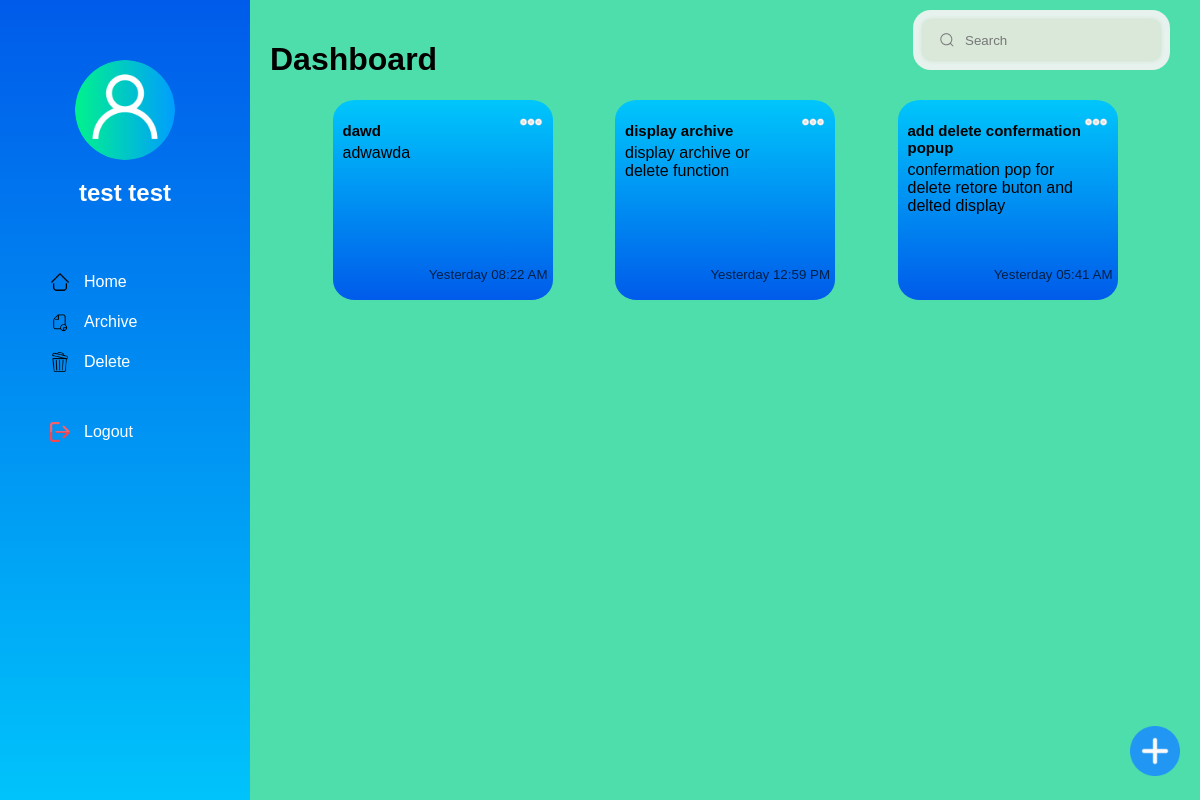
Page /home.php (signed in) on the committed database.
### tables this page shows
CREATE TABLE `users` (
  `user_id` int(11) NOT NULL,
  `username` varchar(50) NOT NULL,
  `email` varchar(100) NOT NULL,
  `password` varchar(100) NOT NULL,
  `registration_date` timestamp NOT NULL DEFAULT current_timestamp(),
  `first_name` varchar(50) DEFAULT NULL,
  `last_name` varchar(50) DEFAULT NULL,
  `gender` enum('Male','Female','Other') DEFAULT NULL,
  `birthdate` date DEFAULT NULL,
  `profile_image` varchar(255) DEFAULT NULL
);

CREATE TABLE `notes` (
  `note_id` int(11) NOT NULL,
  `user_id` int(11) NOT NULL,
  `title` varchar(255) NOT NULL,
  `text` text NOT NULL,
  `created_at` timestamp NOT NULL DEFAULT current_timestamp(),
  `updated_at` timestamp NOT NULL DEFAULT current_timestamp() ON UPDATE current_timestamp()
);

### bars/time.php (called while the page is built)
<?php
function formatUpdateTime($updated_at) {
    $updated_time = strtotime($updated_at);
    $current_time = time();
    $time_difference = $current_time - $updated_time;
    $hours_difference = floor($time_difference / (60 * 60));
    $days_difference = floor($time_difference / (60 * 60 * 24));
    $weeks_difference = floor($time_difference / (60 * 60 * 24 * 7));
    $is_new_day = date("Y-m-d", $updated_time) != date("Y-m-d", $current_time);
    if ($hours_difference < 5 && !$is_new_day) {
        return date("h:i A", $updated_time);
    } elseif ($is_new_day) {
        return "Yesterday " . date("h:i A", $updated_time);
    } elseif ($days_difference == 0) {
        return "Today " . date("h:i A", $updated_time);
    } elseif ($days_difference >= 2 && $days_difference < 7) {
        return date("l h:i A", $updated_time);
    } elseif ($weeks_difference < 1) {
        return date("F j, Y", $updated_time);
    } else {
        return date("F j, Y", $updated_time);
    }
}
?>

### home.php (the view, shortened to what this page needs)
<?php
include_once 'connection/config.php';
include 'bars/time.php';
?>
<!DOCTYPE html>
<html lang="en">
<head>
    <link rel="stylesheet" href="css/style.css">
</head>
<body>
<?php include 'bars/sidebar.php'; ?>
<div class="content">
    <?php include 'bars/search.php'?>
    <h1>Dashboard</h1>
    <?php
    $sql = "SELECT * FROM notes
            WHERE user_id = $user_id
            AND note_id NOT IN (SELECT note_id FROM archive)
            AND note_id NOT IN (SELECT note_id FROM deletednotes)";
    $result = mysqli_query($link, $sql);
    if (mysqli_num_rows($result) > 0) {
        echo '<div class="row">';
        while ($row = mysqli_fetch_assoc($result)) {
            echo "<div class='card' id='note_" . $row['note_id'] . "'>";
            echo "<h2>" . $row['title'] . "</h2>";
            echo "<div class='card-content'>" . (strlen($row['text']) > 60 ? substr($row['text'], 0, 60) . "..." : $row['text']) . "</div>";
            echo "<p class='update-time'>" . formatUpdateTime($row['updated_at']) . "</p>";
            echo "<div class='dropdown'>";
            echo "<div class='dropdown-toggle' onclick='toggleDropdown(this)'><img src='icons/down.png' alt='Dropdown'></div>";
            echo "</div>";
            echo "</div>";
        }
        echo '</div>';
    } else {
        echo "No notes found.";
    }
    ?>
    <div class="add-note-icon">
        <img src="icons/plus.png" alt="Add Note" id="add-note-button" onclick="showAddNotePopup()">
    </div>
</div>
</body>
</html>

### bars/sidebar.php (shortened to what this page needs)
</head>
<body>
<?php
if (isset($_SESSION['user_id'])) {
    $user_id = $_SESSION['user_id'];
    $sql = "SELECT first_name, last_name, profile_image FROM users WHERE user_id = $user_id";
    $result = mysqli_query($link, $sql);
    if ($result && mysqli_num_rows($result) > 0) {
        $row = mysqli_fetch_assoc($result);
        $full_name = $row["first_name"] . ' ' . $row["last_name"];
        $profile_image_filename = $row["profile_image"];
        $profile_image_path = $profile_image_filename;
        if (file_exists($profile_image_path)) {
            echo '<div class="sidenav">';
            echo '<div class="profile">';
            echo '<a href="profile.php">';
            echo '<img src="' . $profile_image_path . '" alt="Profile Picture">';
            echo '<h2>' . $full_name . '</h2>';
            echo '</div>';
        } else {
            echo '<div class="sidenav">';
            echo '<div class="profile">';
            echo '<a href="profile.php">';
            echo '<img src="profile/defaultprofile.png" alt="Default Profile Picture">';
            echo '<h2>' . $full_name . '</h2>';
            echo '</div>';
        }
    }
}
?>
<a href="home.php" class="nav-link">
    <img src="icons/home.png" alt="Home Icon">
    <span>Home</span>
</a>
<a href="archive.php" class="nav-link">
    <img src="icons/archive.png" alt="Archive Icon">
    <span>Archive</span>
</a>
<a href="trashdash.php" class="nav-link">
    <img src="icons/trash.png" alt="Trash Icon">
    <span>Delete</span>
</a>
<a href="login.php" class="nav-logout">
    <img src="icons/logout.png" alt="Logout Icon">
    <span>Logout</span>
</a>
</div>

### bars/search.php (shortened to what this page needs)
<div class="group">
    <input id="searchInput" placeholder="Search" type="search" class="input">
</div>

### css/style.css (style rules this page uses)
body { margin: 0; padding: 0; font-family: Arial, sans-serif; position: relative; background-color: #4edeac; }
.content { margin-left: 250px; padding: 20px; position: relative; }
.group { display: flex; align-items: center; position: relative; margin-right: 20px; }
.input { height: 40px; line-height: 28px; padding: 0 1rem; width: 100%; padding-left: 2.5rem; border: 2px solid transparent; border-radius: 8px; outline: none; background-color: #D9E8D8; color: #0d0c22; box-shadow: 0 0 5px #C1D9BF, 0 0 0 10px #f5f5f5eb; transition: .3s ease; border: none; outline: none; }
.input::placeholder { color: #777; }
.icon { position: absolute; left: 1rem; fill: #777; width: 1rem; height: 1rem; }
.add-note-icon { position: fixed; bottom: 20px; right: 20px; }
.add-note-icon img { width: 50px; height: auto; cursor: pointer; }
.row { display: flex; flex-wrap: wrap; justify-content: space-evenly; margin-bottom: 20px; }
.card { width: 200px; height: 180px; margin-bottom: 20px; background-color: #4ea8de; padding: 10px; border-radius: 10%; overflow: hidden; position: relative; transition: box-shadow 0.3s ease; background-image: linear-gradient(to top, #005bea 0%, #00c6fb 100%); }
.card-content { max-height: 70px; overflow: hidden; text-wrap: pretty; transition: max-height 0.3s ease; }
.card h2 { margin-bottom: 5px; font-size: 15px; }
.card p { font-size: smaller; opacity: 0.7; position: absolute; bottom: 5px; right: 5px; }
.dropdown { position: absolute; top: 10px; right: 10px; cursor: pointer; z-index: 1; }
.dropdown-toggle img { width: 24px; height: 24px; }

### bars/sidebar.php (style rules this page uses)
.sidenav { height: 100%; width: 250px; position: fixed; z-index: 1; top: 0; left: 0; padding-top: 20px; display: flex; flex-direction: column; justify-content: flex-start; align-items: flex-start; background-image: linear-gradient(to top, #00c6fb 0%, #005bea 100%); }
.profile { text-align: center; padding: 20px 20px 20px 20px; text-decoration: none; display: flex; flex-direction: column; align-items: center; justify-content: center; margin: 20px auto; }
.profile img { width: 100px; height: 100px; border-radius: 50%; margin-bottom: 10px; }
.profile a { text-decoration: none; color: white; }
.profile h2 { color: white; margin: 5px; text-decoration: none; }
.content { margin-left: 250px; padding: 20px; }
.nav-link { color: white; text-decoration: none; display: block; text-align: left; margin-top: 20px; display: flex; align-items: center; justify-content: flex-start; }
.nav-link img { height: 20px; width: auto; margin-right: 10px; margin-left: 50px; }
.nav-link span { line-height: 20px; margin-left: 4px; margin-right: 98px; }
.nav-logout { color: white; text-decoration: none; display: block; text-align: left; margin-top: 50px; display: flex; align-items: center; justify-content: flex-start; }
.nav-logout img { height: 20px; width: auto; margin-right: 10px; margin-left: 50px; }
.nav-logout span { line-height: 20px; margin-left: 4px; margin-right: 98px; }

### bars/search.php (style rules this page uses)
.group { display: flex; line-height: 28px; align-items: center; position: relative; max-width: 70%; float: right; }
.input { height: 40px; line-height: 28px; padding: 0 1rem; width: 100%; padding-left: 2.5rem; border: 2px solid transparent; border-radius: 8px; outline: none; background-color: #D9E8D8; color: #0d0c22; box-shadow: 0 0 5px #C1D9BF, 0 0 0 10px #f5f5f5eb; transition: .3s ease; }
.input::placeholder { color: #777; }
.icon { position: absolute; left: 1rem; fill: #777; width: 1rem; height: 1rem; }

### rows in the picture
users: full_name "test test"
notes: title "dawd", text "adwawda", updated_at "Yesterday 08:22 AM"
notes: title "display archive", text "display archive or delete function", updated_at "Yesterday 12:59 PM"
notes: title "add delete confermation popup", text "confermation pop for delete retore buton and delted display", updated_at "Yesterday 05:41 AM"
